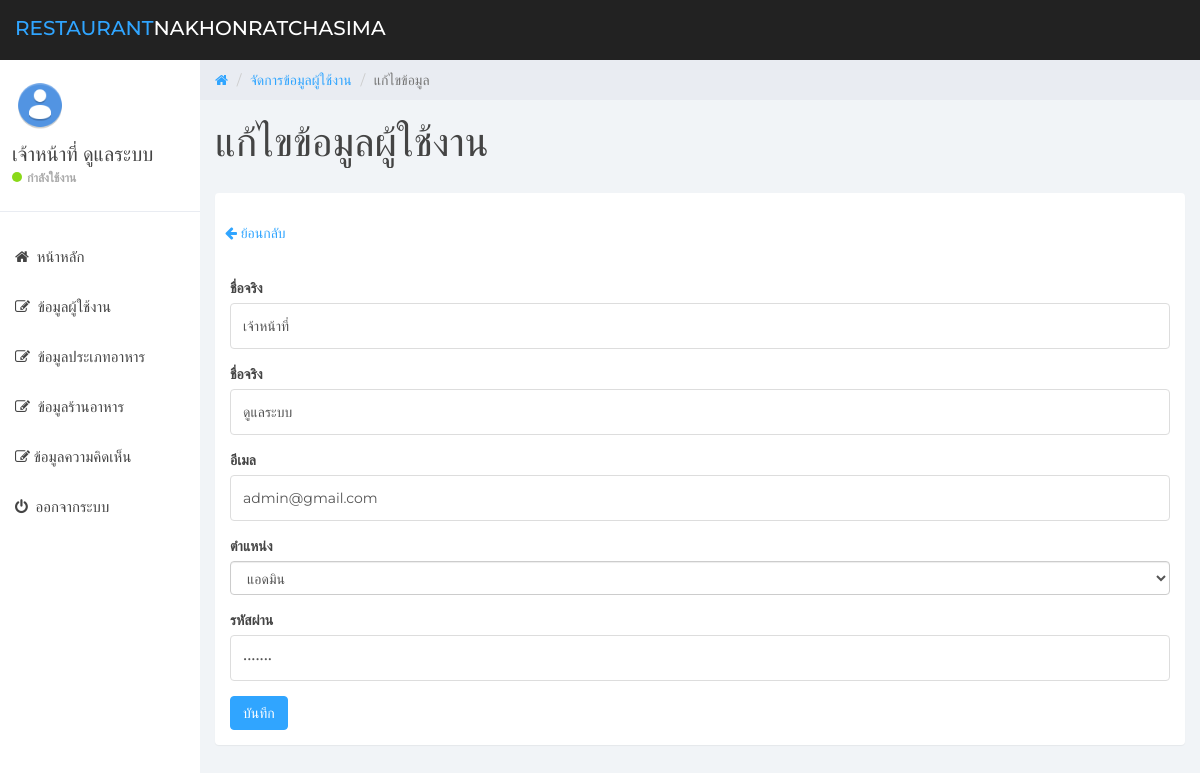
/admin/user_edit.php?id=1 (signed in), run on the app's committed database.
### tables this page shows
CREATE TABLE `users` (
  `user_id` int(11) NOT NULL COMMENT 'รหัสผู้ใช้งาน',
  `user_username` varchar(255) NOT NULL COMMENT 'ชื่อผู้ใช้งาน',
  `user_firstname` varchar(255) NOT NULL COMMENT 'ชื่อจริง',
  `user_lastname` varchar(255) NOT NULL COMMENT 'นามสกุล',
  `user_email` varchar(255) NOT NULL COMMENT 'อีเมล',
  `user_password` varchar(255) NOT NULL COMMENT 'รหัสผ่าน',
  `user_role` int(1) NOT NULL COMMENT '0 = Admin ,1 = Member'
);

### services/check_admin.php (called while the page is built, shortened)
<?php
if(isset($_SESSION["AUTH_ID"])){
    require_once("connect.php");
    $user_id = $_SESSION["AUTH_ID"];
    $sql = "SELECT * FROM users WHERE user_id='$user_id'";
    $query = mysqli_query($conn,$sql);
    $userObj = mysqli_fetch_object($query);
}else{
    header("location:../admin/login.php");
}

### admin/user_edit.php (the view, shortened to what this page needs)
<?php
require_once("../services/check_admin.php");
?>
<?php
if(isset($_GET['id'])){
    $id = mysqli_real_escape_string($conn,$_GET['id']);
    $sql = "SELECT * FROM users WHERE user_id='$id'";
    $query = mysqli_query($conn,$sql);
    $dataObj = mysqli_fetch_object($query);
}else{
    echo "<script>window.history.back()</script>";
}
?>
<!DOCTYPE html>
<html>
<head>
    <link href="css/bootstrap.min.css" rel="stylesheet">
    <link href="css/font-awesome.min.css" rel="stylesheet">
    <link href="css/datepicker3.css" rel="stylesheet">
    <link href="css/styles.css" rel="stylesheet">
</head>
<body>
    <?php include("layouts/navbar.php"); ?>
    <?php include("layouts/sidebar.php"); ?>
    <div class="col-sm-9 col-sm-offset-3 col-lg-10 col-lg-offset-2 main">
        <div class="row">
            <ol class="breadcrumb">
                <li><a href="home.php">
                        <em class="fa fa-home"></em>
                    </a></li>
                <li><a href="user.php">จัดการข้อมูลผู้ใช้งาน</a></li>
                <li class="active">แก้ไขข้อมูล</li>
            </ol>
        </div>
        <div class="row">
            <div class="col-lg-12">
                <h1 class="page-header">
                    แก้ไขข้อมูลผู้ใช้งาน
                </h1>
            </div>
        </div>
        <div class="panel panel-container">
            <p style="padding: 10px;">
                <a href="#" onclick="window.history.back()">
                    <i class="fa fa-arrow-left"></i>
                    <span>ย้อนกลับ</span>
                </a>
            </p>
            <div class="row">
                <div class="col-sm-6 col-lg-12">
                    <div class="panel-body">
                        <form action="../services/user_update.php" method="post">
                            <div class="form-group">
                                <label>ชื่อจริง</label>
                                <input type="text" class="form-control" name="firstname" value="<?= $dataObj->user_firstname ?>" required>
                            </div>
                            <div class="form-group">
                                <label>ชื่อจริง</label>
                                <input type="text" class="form-control" name="lastname" value="<?= $dataObj->user_lastname ?>" required>
                            </div>
                            <div class="form-group">
                                <label>อีเมล</label>
                                <input type="email" class="form-control" name="email" value="<?= $dataObj->user_email ?>">
                            </div>
                            <div class="form-group">
                                <label>ตำแหน่ง</label>
                                <select class="form-control" name="role">
                                    <option value="0" <?= ($dataObj->user_role==0) ? "selected" : "" ?>>แอดมิน</option>
                                </select>
                            </div>
                            <div class="form-group">
                                <label>รหัสผ่าน</label>
                                <input type="password" class="form-control" name="password" value="<?= $dataObj->user_password ?>" required>
                            </div>
                            <button type="submit" class="btn btn-primary">บันทึก</button>
                        </form>
                    </div>
                </div>
            </div>
        </div>
    </div>
</body>
</html>

### admin/layouts/sidebar.php (shortened to what this page needs)
<?php
$location = basename($_SERVER["REQUEST_URI"]);
?>
<div id="sidebar-collapse" class="col-sm-3 col-lg-2 sidebar">
    <div class="profile-sidebar">
        <div class="profile-userpic">
            <img src="../images/admin.png" class="img-responsive" alt="">
        </div>
        <div class="profile-usertitle">
            <div class="profile-usertitle-name"><?= $userObj->user_firstname . " " . $userObj->user_lastname ?></div>
            <div class="profile-usertitle-status"><span class="indicator label-success"></span>กำลังใช้งาน</div>
        </div>
    </div>
    <ul class="nav menu">
        <li class="<?= ($location == 'home.php') ? "active" : "" ?>"><a href="home.php"><em class="fa fa-home">&nbsp;</em> หน้าหลัก</a></li>
        <li class="<?= ($location == 'user.php') ? "active" : "" ?>"><a href="user.php"><em class="fa fa-edit">&nbsp;</em> ข้อมูลผู้ใช้งาน</a></li>
        <li class="<?= ($location == 'food_type.php') ? "active" : "" ?>"><a href="food_type.php"><em class="fa fa-edit">&nbsp;</em> ข้อมูลประเภทอาหาร</a></li>
        <li class="<?= ($location == 'restaurant.php') ? "active" : "" ?>"><a href="restaurant.php"><em class="fa fa-edit">&nbsp;</em> ข้อมูลร้านอาหาร</a></li>
        <li class="<?= ($location == 'comment.php') ? "active" : "" ?>"><a href="comment.php"><em class="fa fa-edit">&nbsp;</em>ข้อมูลความคิดเห็น</a></li>
        <li><a href="../services/logout.php"><em class="fa fa-power-off">&nbsp;</em> ออกจากระบบ</a></li>
    </ul>
</div>

### admin/css/styles.css (style rules this page uses)
body { background: #f1f4f7; padding-top: 60px; font-size: 14px; color: #444444; font-family: "Montserrat", "Helvetica Neue", Helvetica, Arial, sans-serif; }
p { color: #777; }
a, a:hover, a:focus { color: #30a5ff; }
h1, h2, h3, h4, h5, h6 { color: #444444; }
h1 { font-weight: 300; font-size: 40px; }
input.form-control { border: 1px solid #ddd; box-shadow: none; height: 46px; }
.btn-primary, .btn-primary:hover, .btn-primary:focus, .btn-primary:active, .btn-primary.active, .open > .dropdown-toggle.btn-primary, .btn-primary.disabled, .btn-primary[disabled], fieldset[disabled] .btn-primary, .btn-primary.disabled:hover, .btn-primary[disabled]:hover, fieldset[disabled] .btn-primary:hover, .btn-primary.disabled:focus, .btn-primary[disabled]:focus, fieldset[disabled] .btn-primary:focus, .btn-primary.disabled:active, .btn-primary[disabled]:active, fieldset[disabled] .btn-primary:active, .btn-primary.disabled.active, .btn-primary[disabled].active, fieldset[disabled] .btn-primary.active { background-color: #30a5ff; border-color: #30a5ff; }
.label-success { background-color: #8ad919; }
.panel { border: 0; }
.panel-container { padding-top: 20px; }
.sidebar { display: block; padding: 0; display: none; box-shadow: none; background: #fff; }
.sidebar ul { margin: 20px 0px; }
@media (min-width: 768px) { .sidebar { display: block; position: fixed; top: 60px; bottom: 0; left: 0; z-index: 1000; display: block; margin: 0; padding: 0; overflow-x: hidden; overflow-y: auto; } }
.sidebar ul.nav li a { height: 50px; font-size: 15px; line-height: 2em; color: #444444; }
.profile-sidebar { padding: 10px 0; border-bottom: 1px solid #e9ecf2; }
.indicator { width: 10px; height: 10px; display: inline-block; border-radius: 9999px; margin-right: 5px; }
.profile-userpic img { float: left; margin: 10px 0px 0px 15px; width: 50px; height: 50px; border-radius: 9999px !important; }
.profile-usertitle { float: left; text-align: left; margin: 10px 0 0 12px; }
.profile-usertitle-name { font-size: 20px; margin-bottom: 0px; }
.profile-usertitle-status { text-transform: uppercase; color: #AAA; font-size: 12px; font-weight: 600; margin-bottom: 15px; }
.breadcrumb { border-radius: 0; padding: 10px 15px 10px 15px; background: #e9ecf2; margin: 0; }
h1.page-header { margin-top: 20px; border-bottom: 0; }

### data on the page
users: user_firstname "เจ้าหน้าที่", user_lastname "ดูแลระบบ", firstname "เจ้าหน้าที่", lastname "ดูแลระบบ", email "admin@gmail.com", role "แอดมิน"
